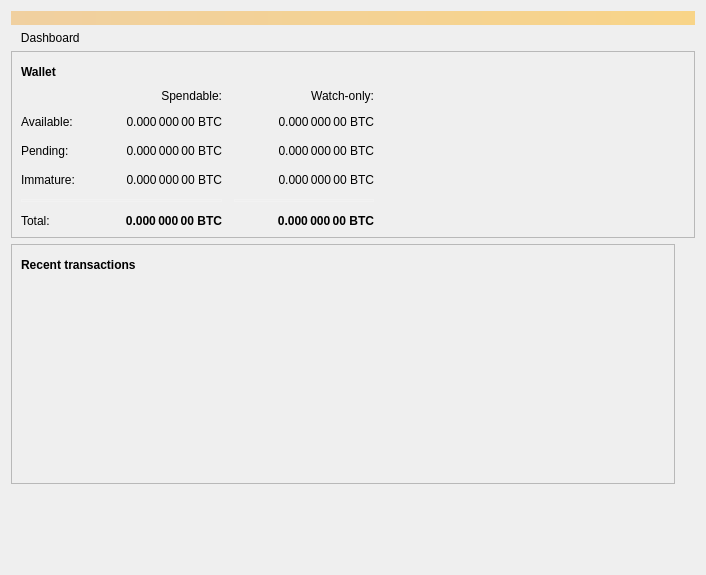
<?xml version="1.0" encoding="UTF-8"?>
<ui version="4.0">
 <class>OverviewPage</class>
 <widget class="QWidget" name="OverviewPage">
  <property name="geometry">
   <rect>
    <x>0</x>
    <y>0</y>
    <width>706</width>
    <height>575</height>
   </rect>
  </property>
  <property name="sizePolicy">
   <sizepolicy hsizetype="Fixed" vsizetype="Fixed">
    <horstretch>0</horstretch>
    <verstretch>0</verstretch>
   </sizepolicy>
  </property>
  <property name="minimumSize">
   <size>
    <width>600</width>
    <height>0</height>
   </size>
  </property>
  <property name="windowTitle">
   <string>Form</string>
  </property>
  <layout class="QVBoxLayout" name="topLayout">
   <item>
    <widget class="QLabel" name="labelAlerts">
     <property name="visible">
      <bool>false</bool>
     </property>
     <property name="styleSheet">
      <string notr="true">background-color: qlineargradient(x1: 0, y1: 0, x2: 1, y2: 0, stop:0 #F0D0A0, stop:1 #F8D488); color:#000000;</string>
     </property>
     <property name="wordWrap">
      <bool>true</bool>
     </property>
     <property name="margin">
      <number>0</number>
     </property>
    </widget>
   </item>
   <item>
    <widget class="QLabel" name="label_Dashboard">
     <property name="sizePolicy">
      <sizepolicy hsizetype="Expanding" vsizetype="Preferred">
       <horstretch>0</horstretch>
       <verstretch>0</verstretch>
      </sizepolicy>
     </property>
     <property name="text">
      <string>   Dashboard</string>
     </property>
    </widget>
   </item>
   <item>
    <widget class="QFrame" name="frame_ovp_Wallet">
     <property name="frameShape">
      <enum>QFrame::StyledPanel</enum>
     </property>
     <property name="frameShadow">
      <enum>QFrame::Raised</enum>
     </property>
     <layout class="QVBoxLayout" name="verticalLayout_4">
      <item>
       <layout class="QHBoxLayout" name="horizontalLayout_4">
        <item>
         <widget class="QLabel" name="label_Wallet">
          <property name="font">
           <font>
            <weight>75</weight>
            <bold>true</bold>
           </font>
          </property>
          <property name="text">
           <string>Wallet</string>
          </property>
         </widget>
        </item>
        <item>
             <widget class="QPushButton" name="labelWalletStatus">
              <property name="enabled">
               <bool>true</bool>
              </property>
              <property name="maximumSize">
               <size>
                <width>30</width>
                <height>16777215</height>
               </size>
              </property>
              <property name="toolTip">
               <string>The displayed information may be out of date. Your wallet automatically synchronizes with the Bitcoin network after a connection is established, but this process has not completed yet.</string>
              </property>
              <property name="text">
               <string/>
              </property>
              <property name="icon">
               <iconset resource="../bitcoin.qrc">
                <normaloff>:/icons/warning</normaloff>
                <disabledoff>:/icons/warning</disabledoff>:/icons/warning</iconset>
              </property>
              <property name="iconSize">
               <size>
                <width>24</width>
                <height>24</height>
               </size>
              </property>
              <property name="flat">
               <bool>true</bool>
              </property>
             </widget>
        </item>
        <item>
         <spacer name="horizontalSpacer_3">
          <property name="orientation">
           <enum>Qt::Horizontal</enum>
          </property>
          <property name="sizeHint" stdset="0">
           <size>
            <width>40</width>
            <height>20</height>
           </size>
          </property>
         </spacer>
        </item>
       </layout>
      </item>
      <item>
       <layout class="QGridLayout" name="gridLayout">
        <property name="spacing">
         <number>12</number>
        </property>
        <item row="4" column="2">
         <widget class="Line" name="lineWatchBalance">
          <property name="sizePolicy">
           <sizepolicy hsizetype="Preferred" vsizetype="Fixed">
            <horstretch>0</horstretch>
            <verstretch>0</verstretch>
           </sizepolicy>
          </property>
          <property name="minimumSize">
           <size>
            <width>140</width>
            <height>0</height>
           </size>
          </property>
          <property name="styleSheet">
           <string notr="true">border: 1px solid #f2f2f2</string>
          </property>
          <property name="orientation">
           <enum>Qt::Horizontal</enum>
          </property>
         </widget>
        </item>
        <item row="0" column="2">
         <widget class="QLabel" name="labelWatchonly">
          <property name="text">
           <string>Watch-only:</string>
          </property>
          <property name="alignment">
           <set>Qt::AlignRight|Qt::AlignTrailing|Qt::AlignVCenter</set>
          </property>
         </widget>
        </item>
        <item row="1" column="0">
         <widget class="QLabel" name="labelBalanceText">
          <property name="text">
           <string>Available:            </string>
          </property>
         </widget>
        </item>
        <item row="2" column="1">
         <widget class="QLabel" name="labelUnconfirmed">
          <property name="font">
           <font>
            <weight>50</weight>
            <bold>false</bold>
           </font>
          </property>
          <property name="cursor">
           <cursorShape>IBeamCursor</cursorShape>
          </property>
          <property name="toolTip">
           <string>Total of transactions that have yet to be confirmed, and do not yet count toward the spendable balance</string>
          </property>
          <property name="text">
           <string notr="true">0.000 000 00 BTC</string>
          </property>
          <property name="alignment">
           <set>Qt::AlignRight|Qt::AlignTrailing|Qt::AlignVCenter</set>
          </property>
          <property name="textInteractionFlags">
           <set>Qt::LinksAccessibleByMouse|Qt::TextSelectableByKeyboard|Qt::TextSelectableByMouse</set>
          </property>
         </widget>
        </item>
        <item row="3" column="1">
         <widget class="QLabel" name="labelImmature">
          <property name="font">
           <font>
            <weight>50</weight>
            <bold>false</bold>
           </font>
          </property>
          <property name="cursor">
           <cursorShape>IBeamCursor</cursorShape>
          </property>
          <property name="toolTip">
           <string>Mined balance that has not yet matured</string>
          </property>
          <property name="text">
           <string notr="true">0.000 000 00 BTC</string>
          </property>
          <property name="alignment">
           <set>Qt::AlignRight|Qt::AlignTrailing|Qt::AlignVCenter</set>
          </property>
          <property name="textInteractionFlags">
           <set>Qt::LinksAccessibleByMouse|Qt::TextSelectableByKeyboard|Qt::TextSelectableByMouse</set>
          </property>
         </widget>
        </item>
        <item row="5" column="2">
         <widget class="QLabel" name="labelWatchTotal">
          <property name="font">
           <font>
            <weight>75</weight>
            <bold>true</bold>
           </font>
          </property>
          <property name="cursor">
           <cursorShape>IBeamCursor</cursorShape>
          </property>
          <property name="toolTip">
           <string>Current total balance in watch-only addresses</string>
          </property>
          <property name="text">
           <string notr="true">0.000 000 00 BTC</string>
          </property>
          <property name="alignment">
           <set>Qt::AlignRight|Qt::AlignTrailing|Qt::AlignVCenter</set>
          </property>
          <property name="textInteractionFlags">
           <set>Qt::LinksAccessibleByMouse|Qt::TextSelectableByKeyboard|Qt::TextSelectableByMouse</set>
          </property>
         </widget>
        </item>
        <item row="1" column="1">
         <widget class="QLabel" name="labelBalance">
          <property name="font">
           <font>
            <weight>50</weight>
            <bold>false</bold>
           </font>
          </property>
          <property name="cursor">
           <cursorShape>IBeamCursor</cursorShape>
          </property>
          <property name="toolTip">
           <string>Your current spendable balance</string>
          </property>
          <property name="text">
           <string notr="true">0.000 000 00 BTC</string>
          </property>
          <property name="alignment">
           <set>Qt::AlignRight|Qt::AlignTrailing|Qt::AlignVCenter</set>
          </property>
          <property name="textInteractionFlags">
           <set>Qt::LinksAccessibleByMouse|Qt::TextSelectableByKeyboard|Qt::TextSelectableByMouse</set>
          </property>
         </widget>
        </item>
        <item row="2" column="0">
         <widget class="QLabel" name="labelPendingText">
          <property name="text">
           <string>Pending:</string>
          </property>
         </widget>
        </item>
        <item row="2" column="2">
         <widget class="QLabel" name="labelWatchPending">
          <property name="font">
           <font>
            <weight>50</weight>
            <bold>false</bold>
           </font>
          </property>
          <property name="cursor">
           <cursorShape>IBeamCursor</cursorShape>
          </property>
          <property name="toolTip">
           <string>Unconfirmed transactions to watch-only addresses</string>
          </property>
          <property name="text">
           <string notr="true">0.000 000 00 BTC</string>
          </property>
          <property name="alignment">
           <set>Qt::AlignRight|Qt::AlignTrailing|Qt::AlignVCenter</set>
          </property>
          <property name="textInteractionFlags">
           <set>Qt::LinksAccessibleByMouse|Qt::TextSelectableByKeyboard|Qt::TextSelectableByMouse</set>
          </property>
         </widget>
        </item>
        <item row="5" column="1">
         <widget class="QLabel" name="labelTotal">
          <property name="font">
           <font>
            <weight>75</weight>
            <bold>true</bold>
           </font>
          </property>
          <property name="cursor">
           <cursorShape>IBeamCursor</cursorShape>
          </property>
          <property name="toolTip">
           <string>Your current total balance</string>
          </property>
          <property name="text">
           <string notr="true">0.000 000 00 BTC</string>
          </property>
          <property name="alignment">
           <set>Qt::AlignRight|Qt::AlignTrailing|Qt::AlignVCenter</set>
          </property>
          <property name="textInteractionFlags">
           <set>Qt::LinksAccessibleByMouse|Qt::TextSelectableByKeyboard|Qt::TextSelectableByMouse</set>
          </property>
         </widget>
        </item>
        <item row="3" column="0">
         <widget class="QLabel" name="labelImmatureText">
          <property name="text">
           <string>Immature:</string>
          </property>
         </widget>
        </item>
        <item row="5" column="0">
         <widget class="QLabel" name="labelTotalText">
          <property name="text">
           <string>Total:</string>
          </property>
         </widget>
        </item>
        <item row="3" column="2">
         <widget class="QLabel" name="labelWatchImmature">
          <property name="font">
           <font>
            <weight>50</weight>
            <bold>false</bold>
           </font>
          </property>
          <property name="cursor">
           <cursorShape>IBeamCursor</cursorShape>
          </property>
          <property name="toolTip">
           <string>Mined balance in watch-only addresses that has not yet matured</string>
          </property>
          <property name="text">
           <string notr="true">0.000 000 00 BTC</string>
          </property>
          <property name="alignment">
           <set>Qt::AlignRight|Qt::AlignTrailing|Qt::AlignVCenter</set>
          </property>
          <property name="textInteractionFlags">
           <set>Qt::LinksAccessibleByMouse|Qt::TextSelectableByKeyboard|Qt::TextSelectableByMouse</set>
          </property>
         </widget>
        </item>
        <item row="1" column="2">
         <widget class="QLabel" name="labelWatchAvailable">
          <property name="font">
           <font>
            <weight>50</weight>
            <bold>false</bold>
           </font>
          </property>
          <property name="cursor">
           <cursorShape>IBeamCursor</cursorShape>
          </property>
          <property name="toolTip">
           <string>Your current balance in watch-only addresses</string>
          </property>
          <property name="text">
           <string notr="true">0.000 000 00 BTC</string>
          </property>
          <property name="alignment">
           <set>Qt::AlignRight|Qt::AlignTrailing|Qt::AlignVCenter</set>
          </property>
          <property name="textInteractionFlags">
           <set>Qt::LinksAccessibleByMouse|Qt::TextSelectableByKeyboard|Qt::TextSelectableByMouse</set>
          </property>
         </widget>
        </item>
        <item row="2" column="3">
         <spacer name="horizontalSpacer_2">
          <property name="orientation">
           <enum>Qt::Horizontal</enum>
          </property>
          <property name="sizeHint" stdset="0">
           <size>
            <width>40</width>
            <height>20</height>
           </size>
          </property>
         </spacer>
        </item>
        <item row="0" column="1">
         <widget class="QLabel" name="labelSpendable">
          <property name="text">
           <string>Spendable:</string>
          </property>
          <property name="alignment">
           <set>Qt::AlignRight|Qt::AlignTrailing|Qt::AlignVCenter</set>
          </property>
         </widget>
        </item>
        <item row="4" column="0" colspan="2">
         <widget class="Line" name="lineSpendableBalance">
          <property name="styleSheet">
           <string notr="true">border: 1px solid #f2f2f2;</string>
          </property>
          <property name="orientation">
           <enum>Qt::Horizontal</enum>
          </property>
         </widget>
        </item>
       </layout>
      </item>
     </layout>
    </widget>
   </item>
   <item>
    <layout class="QHBoxLayout" name="horizontalLayout" stretch="1,0">
     <item>
      <layout class="QVBoxLayout" name="verticalLayout_2">
       <item>
        <widget class="QFrame" name="frame_2">
         <property name="frameShape">
          <enum>QFrame::StyledPanel</enum>
         </property>
         <property name="frameShadow">
          <enum>QFrame::Raised</enum>
         </property>
         <layout class="QVBoxLayout" name="verticalLayout">
          <item>
           <layout class="QHBoxLayout" name="horizontalLayout_2">
            <item>
             <widget class="QLabel" name="label_RecentTransactions">
              <property name="font">
               <font>
                <weight>75</weight>
                <bold>true</bold>
               </font>
              </property>
              <property name="text">
               <string>Recent transactions</string>
              </property>
             </widget>
            </item>
            <item>
             <widget class="QPushButton" name="labelTransactionsStatus">
              <property name="enabled">
               <bool>true</bool>
              </property>
              <property name="maximumSize">
               <size>
                <width>30</width>
                <height>16777215</height>
               </size>
              </property>
              <property name="toolTip">
               <string>The displayed information may be out of date. Your wallet automatically synchronizes with the Bitcoin network after a connection is established, but this process has not completed yet.</string>
              </property>
              <property name="text">
               <string/>
              </property>
              <property name="icon">
               <iconset resource="../bitcoin.qrc">
                <normaloff>:/icons/warning</normaloff>
                <disabledoff>:/icons/warning</disabledoff>:/icons/warning</iconset>
              </property>
              <property name="iconSize">
               <size>
                <width>24</width>
                <height>24</height>
               </size>
              </property>
              <property name="flat">
               <bool>true</bool>
              </property>
             </widget>
            </item>
            <item>
             <spacer name="horizontalSpacer">
              <property name="orientation">
               <enum>Qt::Horizontal</enum>
              </property>
              <property name="sizeHint" stdset="0">
               <size>
                <width>40</width>
                <height>20</height>
               </size>
              </property>
             </spacer>
            </item>
           </layout>
          </item>
          <item>
           <widget class="QListView" name="listTransactions">
            <property name="styleSheet">
             <string notr="true">QListView { background: transparent; }</string>
            </property>
            <property name="frameShape">
             <enum>QFrame::NoFrame</enum>
            </property>
            <property name="verticalScrollBarPolicy">
             <enum>Qt::ScrollBarAlwaysOff</enum>
            </property>
            <property name="horizontalScrollBarPolicy">
             <enum>Qt::ScrollBarAlwaysOff</enum>
            </property>
            <property name="selectionMode">
             <enum>QAbstractItemView::NoSelection</enum>
            </property>
           </widget>
          </item>
         </layout>
        </widget>
       </item>
       <item>
        <spacer name="verticalSpacer">
         <property name="orientation">
          <enum>Qt::Vertical</enum>
         </property>
         <property name="sizeHint" stdset="0">
          <size>
           <width>20</width>
           <height>40</height>
          </size>
         </property>
        </spacer>
       </item>
      </layout>
     </item>
     <item>
      <layout class="QVBoxLayout" name="verticalLayout_3">
       <item>
        <spacer name="verticalSpacer_2">
         <property name="orientation">
          <enum>Qt::Horizontal</enum>
         </property>
         <property name="sizeType">
          <enum>QSizePolicy::Fixed</enum>
         </property>
         <property name="sizeHint" stdset="0">
          <size>
           <width>20</width>
           <height>100</height>
          </size>
         </property>
        </spacer>
       </item>
      </layout>
     </item>
    </layout>
   </item>
  </layout>
 </widget>
 <resources/>
 <connections/>
</ui>
